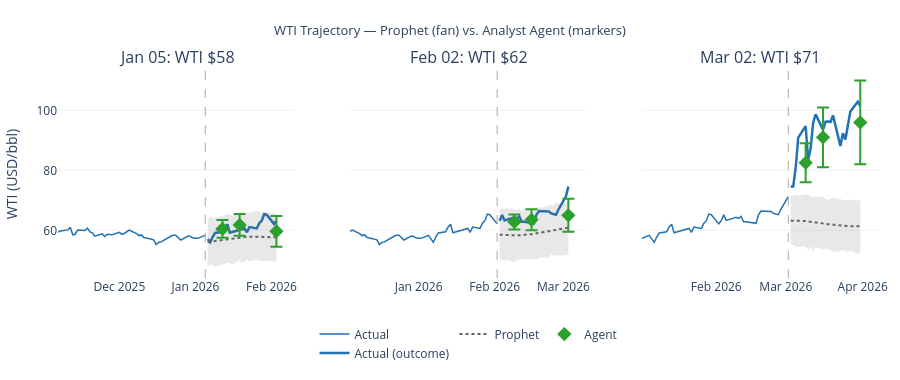

The code cell stored with this chart in its notebook:
### Code cell
# ── Trajectory comparison: Prophet fan + Agent point estimates ────────────
# Three panels, one per origin.  Prophet shows its full 95% CI fan.
# The Agent's discrete estimates at day 5/10/21 are plotted as markers
# with 80% CI error bars — a deliberately simple but honest representation.

HISTORY_WINDOW = 40  # business days of history to show before origin

fig = psp.make_subplots(
    rows=1, cols=3,
    subplot_titles=[
        f'{o.strftime("%b %d")}: WTI ${float(price_df[price_df.index >= o].iloc[0]["price"]):.0f}'
        for o in TRAJECTORY_ORIGINS
    ],
    shared_yaxes=True,
)

for col, origin in enumerate(TRAJECTORY_ORIGINS, start=1):
    key = origin.strftime('%Y-%m-%d')
    origin_price = float(price_df[price_df.index >= origin].iloc[0]['price'])
    bday_dates   = pd.bdate_range(start=origin + pd.offsets.BDay(1), periods=21)

    # History window
    hist_window = price_df[price_df.index <= origin].iloc[-HISTORY_WINDOW:]
    fig.add_trace(go.Scatter(
        x=hist_window.index, y=hist_window['price'],
        line=dict(color=CLR_ACTUAL, width=1.5),
        name='Actual', showlegend=(col == 1), legendgroup='actual',
    ), row=1, col=col)

    # Actual post-origin prices
    actual_future = price_df[(price_df.index > origin) & (price_df.index <= bday_dates[-1])]
    fig.add_trace(go.Scatter(
        x=actual_future.index, y=actual_future['price'],
        line=dict(color=CLR_ACTUAL, width=2.5),
        name='Actual (outcome)', showlegend=(col == 1), legendgroup='actual',
    ), row=1, col=col)

    # Prophet fan (95% CI)
    p_sub = prophet_traj_df[prophet_traj_df['origin'] == origin].sort_values('horizon')
    fig.add_trace(go.Scatter(
        x=pd.concat([p_sub['forecast_date'], p_sub['forecast_date'][::-1]]),
        y=pd.concat([p_sub['yhat_lower'], p_sub['yhat_upper'][::-1]]),
        fill='toself', fillcolor=CLR_PROPHET, opacity=0.15,
        line=dict(width=0), showlegend=False,
    ), row=1, col=col)
    fig.add_trace(go.Scatter(
        x=p_sub['forecast_date'], y=p_sub['yhat'],
        line=dict(color=CLR_PROPHET, width=2, dash='dot'),
        name='Prophet', showlegend=(col == 1), legendgroup='prophet',
    ), row=1, col=col)

    # Agent point estimates + 80% CI error bars
    a = traj_agent_by_origin.get(key, {})
    agent_horizons = [5, 10, 21]
    agent_dates  = [bday_dates[h - 1] for h in agent_horizons]
    agent_meds   = [a.get(f'day_{h}', float('nan')) for h in agent_horizons]
    agent_lo     = [a.get(f'lower_80_day_{h}', float('nan')) for h in agent_horizons]
    agent_hi     = [a.get(f'upper_80_day_{h}', float('nan')) for h in agent_horizons]
    err_hi = [hi - med if not (np.isnan(hi) or np.isnan(med)) else 0 for hi, med in zip(agent_hi, agent_meds)]
    err_lo = [med - lo if not (np.isnan(lo) or np.isnan(med)) else 0 for lo, med in zip(agent_lo, agent_meds)]
    fig.add_trace(go.Scatter(
        x=agent_dates, y=agent_meds,
        mode='markers',
        marker=dict(color=CLR_AGENT, size=11, symbol='diamond'),
        error_y=dict(type='data', symmetric=False,
                     array=err_hi, arrayminus=err_lo,
                     color=CLR_AGENT, thickness=2, width=6),
        name='Agent', showlegend=(col == 1), legendgroup='agent',
    ), row=1, col=col)

    # Origin marker
    fig.add_vline(
        x=origin.timestamp() * 1000,
        line=dict(color='#aaa', dash='dash', width=1),
        row=1, col=col,
    )

fig.update_layout(
    title=dict(text='WTI Trajectory — Prophet (fan) vs. Analyst Agent (markers)', x=0.5, font=dict(size=13)),
    height=380, width=900,
    template='plotly_white',
    legend=dict(orientation='h', y=-0.20, x=0.5, xanchor='center'),
    margin=dict(t=70, b=80, l=55, r=20),
)
fig.update_yaxes(title_text='WTI (USD/bbl)', col=1)
fig.update_xaxes(showgrid=False)
fig.update_yaxes(showgrid=True, gridcolor='#ececec', gridwidth=0.7)
fig.show()
